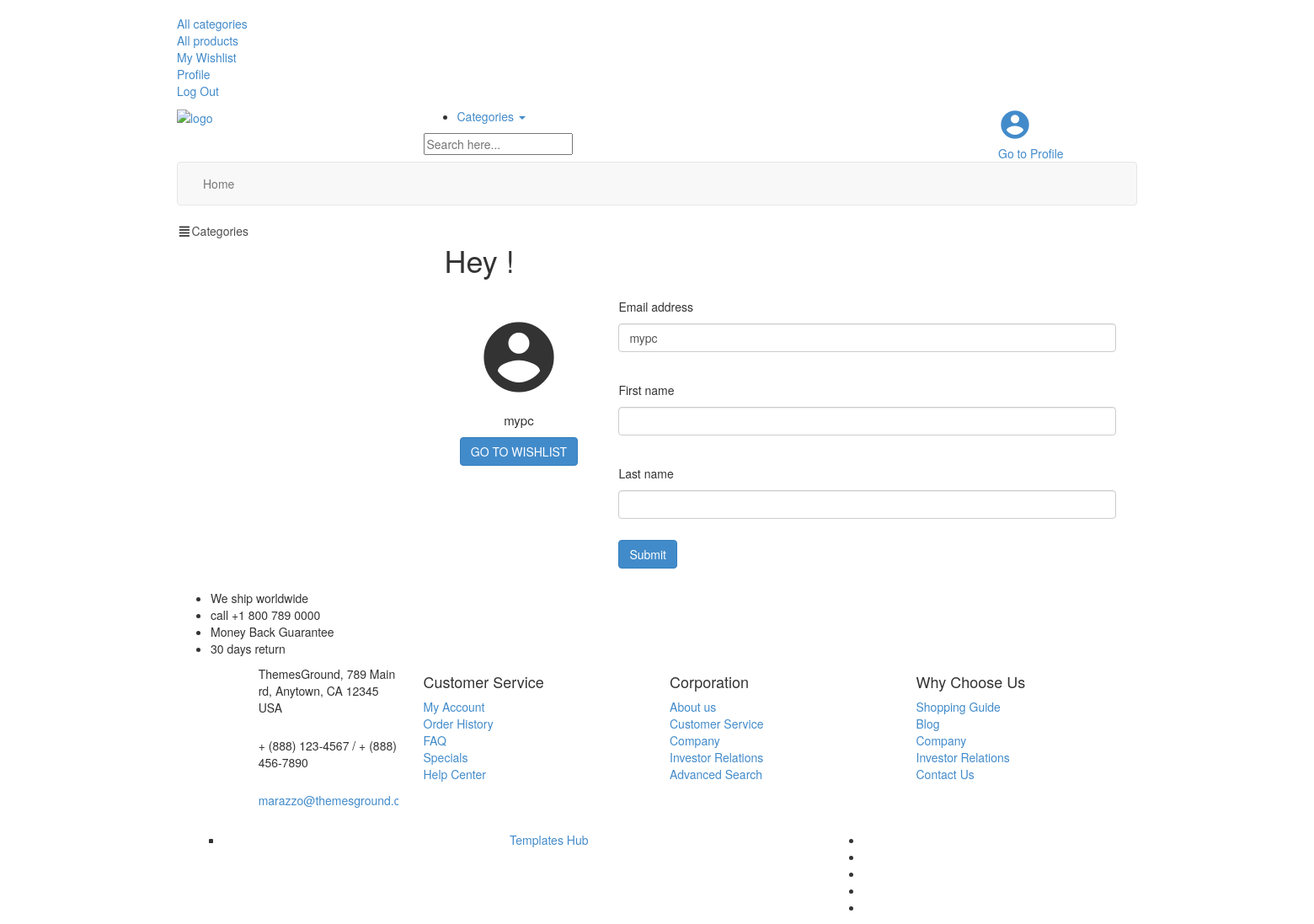
/profile/ (signed in), run on an earlier commit of the app's database.
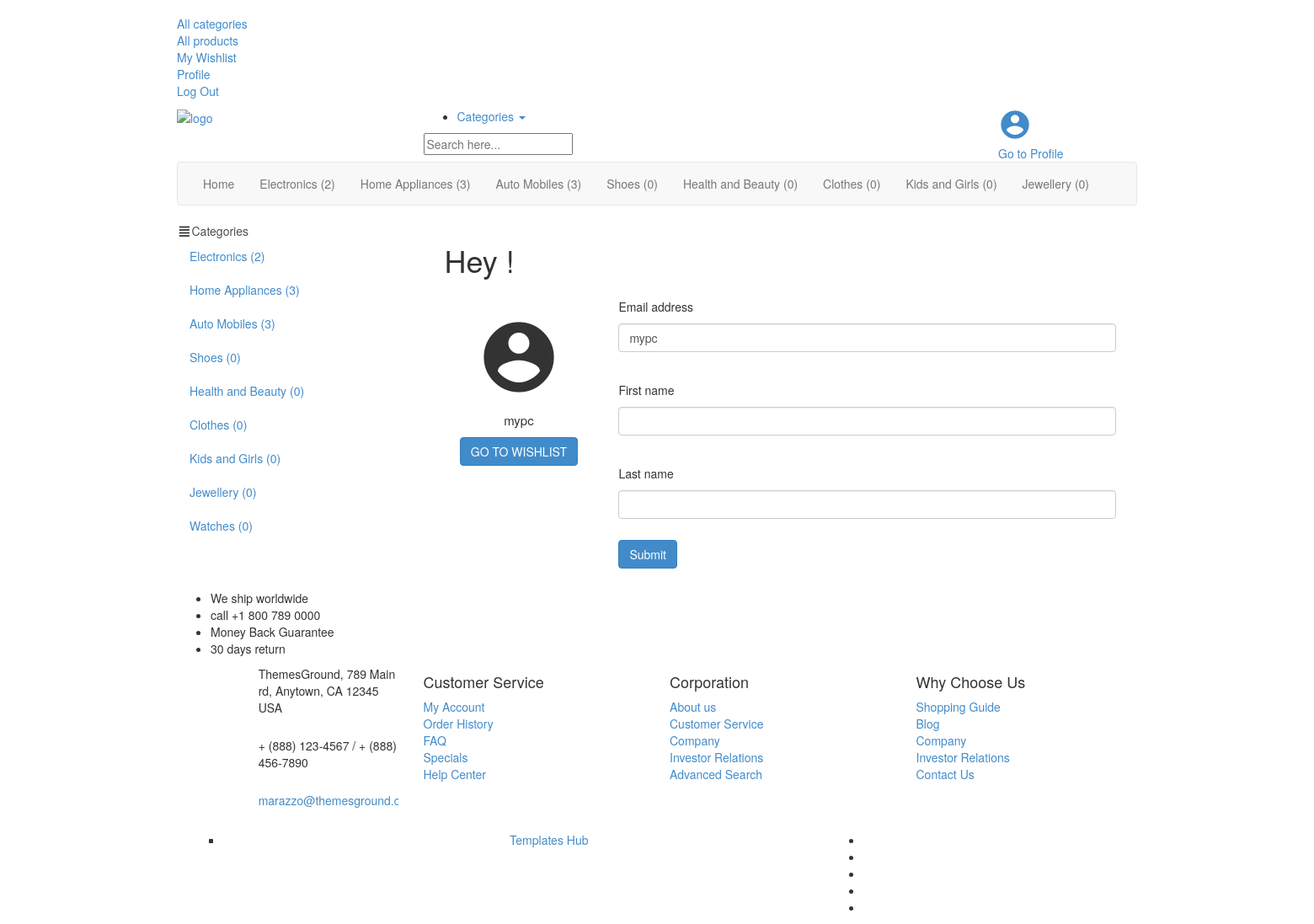
And on a later commit of the database.
### application/models.py (models this page shows, shortened)
class Category(models.Model):
    name = models.CharField(max_length=50)
    icon = models.ImageField(upload_to='category_icon/')
    def get_product_count(self):
        products = Product.objects.filter(category=self)
        return products.count()

### application/views.py (the view, shortened to what this page needs)
# urls.py: path('profile/', views.profile, name='profile'),
@login_required(login_url='application:sign_in')
def profile(request):
    form = UpdateUserForm()
    context = {'form': form}
    context['categories'] = get_all_categories()
    return render(request, 'profile.html', context)

### application/forms.py
class UpdateUserForm(UserCreationForm):
    class Meta:
        model = User
        fields = ['first_name', 'last_name','username']

### application/views.py (called while the page is built)
def get_all_categories():
    all_categories = Category.objects.all()
    return all_categories

### templates/profile.html (shortened to what this page needs)
{% extends 'inc/main_base.html' %}
{% load static %}
{% load mathfilters %}
{% block content %}
<div>
    <div class="body-content outer-top-xs">
      <div class='container'>
        <div class='row single-product'>
          <div class='col-xs-12 col-sm-12 col-md-3 sidebar'>
            {% include 'inc/side_category.html' %}
          </div>
          <div class='col-xs-12 col-sm-12 col-md-9 rht-col'>
            <section class="section featured-product" style="padding: 25px;">
              <h1 style="margin-top: 0px; margin-bottom: 25px;">Hey {{ user.first_name }}!</h1>
              <div class="body-content outer-top-vs" id="top-banner-and-menu">
                    <div class="">
                        <div class="row">
                            <div class="col-sm-3 text-center">
                                <div class="custom-card">
                                    <div style="">
                                        <br>
                                        <i class="material-icons" style="font-size: 100px;">account_circle</i>
                                    </div>
                                    <p style="font-size: 1.5rem;">
                                        {{ user.username }}</p>
                                    <a href="{% url 'application:wishlist' %}">
                                        <button type="button" class="btn btn-primary" style="margin-bottom: 25px;">GO TO WISHLIST</button>
                                    </a>
                                    <br>
                                </div>
                                <br>
                            </div>
                            <div class="col-sm-9">
                                <div class="custom-card p-3">
                                    <form method="POST" class="register-form">
                                        <div class="form-group">
                                            <p class="info-title text-lg">Email address</p>
                                            <p>
                                                <input type="email"
                                                    class="update-fields form-control unicase-form-control text-input"
                                                    id="exampleInputEmail2" name="username" value="{{ user.username }}">
                                            </p>
                                        </div>
                                        <br>
                                        <div class="form-group">
                                                <p class="info-title text-lg">First name</p>
                                            <p>
                                                <input type="text"
                                                    class="update-fields form-control unicase-form-control text-input"
                                                    id="exampleInputEmail2" name="first_name" value="{{ user.first_name }}">
                                            </p>
                                        </div>
                                        <br>
                                        <div class="form-group">
                                            <p class="info-title text-lg">Last name</p>
                                            <p>
                                                <input type="text"
                                                    class="update-fields form-control unicase-form-control text-input"
                                                    id="exampleInputEmail2" name="last_name" value="{{ user.last_name }}">
                                            </p>
                                        </div>
                                        <div class="container">
                                        </div>
                                        <button type="submit" class="btn-upper btn btn-primary checkout-page-button">Submit</button>
                                    </form>
                                </div>
                            </div>
                        </div>
                    </div>
              </div>
            </section>
          </div>
        </div>
      </div>
    </div>
    {% include 'inc/features.html' %}
</div>
{% endblock content %}

### templates/inc/main_base.html (shortened to what this page needs)
{% load static %}
{% load mathfilters %}
<!DOCTYPE html>
<html lang="en">
{% include 'inc/main_head.html' %}
<body class="cnt-home">
    {% include 'inc/main_navbar.html' %}
    {% block content %}
    {% endblock content %}
    {% include 'inc/main_footer.html' %}
</body>
</html>

### templates/inc/main_head.html (shortened to what this page needs)
{% load static %}
<head>
    <link rel="stylesheet" href="{% static 'assets/css/bootstrap.min.css' %}">
    <link rel="stylesheet" href="{% static 'assets/css/main.css' %}">
    <link rel="stylesheet" href="{% static 'assets/css/blue.css' %}">
    <link rel="stylesheet" href="{% static 'assets/css/owl.carousel.css' %}">
    <link rel="stylesheet" href="{% static 'assets/css/owl.transitions.css' %}">
    <link rel="stylesheet" href="{% static 'assets/css/animate.min.css' %}">
    <link rel="stylesheet" href="{% static 'assets/css/rateit.css' %}">
    <link rel="stylesheet" href="{% static 'assets/css/bootstrap-select.min.css' %}">
    <link rel="stylesheet" href="{% static 'assets/css/custom.css' %}">
    <link rel="stylesheet" href="{% static 'assets/css/font-awesome.css' %}">
    <link rel="stylesheet" href="{% static 'assets/css/custom_css.css' %}">
    <link href="https://cdnjs.cloudflare.com/ajax/libs/font-awesome/5.13.0/css/all.min.css" rel="stylesheet">
</head>

### templates/inc/main_navbar.html (shortened to what this page needs)
{% load static %}
<header class="header-style-1">
    <div class="top-bar animate-dropdown">
      <div class="container">
        <div class="header-top-inner">
          <div class="cnt-account">
            <ul style="margin-top: 1.8rem;" class="list-unstyled">
            <li class="check"><a href="{% url 'application:all-categories' %}"><span class="menu-link">All categories</span></a></li>
              <li class="check"><a href="{% url 'application:all-products' %}"><span class="menu-link">All products</span></a></li>
              {% if user.is_authenticated %}
              <li class="wishlist"><a href="{% url 'application:wishlist' %}"><span class="menu-link">My Wishlist</span></a></li>
              <li class="check"><a href="{% url 'application:profile' %}"><span class="menu-link">Profile</span></a></li>
              <li class="login"><a href="{% url 'application:sign_out' %}"><span class="menu-link">Log Out</span></a>
              </li>
              {% else %}
              <li class="login"><a href="{% url 'application:sign_in' %}"><span class="menu-link">Log In</span></a></li>
              <li class="login"><a href="{% url 'application:sign_up' %}"><span class="menu-link">Sign Up</span></a>
              </li>
              {% endif %}
            </ul>
          </div>
        </div>
      </div>
    </div>
    <div class="main-header">
      <div class="container">
        <div class="row">
          <div class="col-xs-12 col-sm-12 col-md-3 logo-holder">
            <div class="logo"> <a href="{% url 'application:home' %}"> <img src="{% static 'assets/images/logo.png' %}" alt="logo"> </a>
            </div>
          </div>
          <div class="col-lg-7 col-md-6 col-sm-8 col-xs-12 top-search-holder">
            <div class="search-area">
              <form>
                <div class="control-group">
                  <ul class="categories-filter animate-dropdown">
                    <li class="dropdown"> <a class="dropdown-toggle" data-toggle="dropdown"
                        href="{% url 'application:all_categories' %}">Categories <b class="caret"></b></a>
                    </li>
                  </ul>
                  <input class="search-field" placeholder="Search here..." />
                </div>
              </form>
            </div>
          </div>
          <div class="col-lg-2 col-md-3 col-sm-4 col-xs-12 animate-dropdown top-cart-row">
            <div class="dropdown dropdown-cart"> <a href="{% url 'application:profile' %}" class="dropdown-toggle lnk-cart">
                <div class="items-cart-inner">
                  <div class="profile">
                      <i class="material-icons" style="font-size:40px;">account_circle</i>
                    <div class="total-price-basket"> <span class="lbl">Go to</span> <span
                        class="value">Profile</span> </div>
                  </div>
                </div>
              </a>
            </div>
          </div>
        </div>
      </div>
    </div>
    <div class="header-nav animate-dropdown">
      <div class="container">
        <div class="yamm navbar navbar-default" role="navigation">
          <div class="nav-bg-class">
            <div class="navbar-collapse collapse" id="mc-horizontal-menu-collapse">
              <div class="nav-outer">
                <ul class="nav navbar-nav">
                  <li class="{% if home %}active{% endif %} dropdown"> <a href="{% url 'application:home' %}">Home</a> </li>
                  {% for category in categories %}
                  {% if forloop.counter < 9 %}
                  <li class=" dropdown hidden-sm"> <a href="{% url 'application:category' category.id %}">{{ category.name }} ({{ category.get_product_count }})</a> </li>
                  {% endif %}
                  {% endfor %}
                </ul>
                <div class="clearfix"></div>
              </div>
            </div>
          </div>
        </div>
      </div>
    </div>
  </header>

### templates/inc/side_category.html
<div class="side-menu animate-dropdown outer-bottom-xs">
    <div class="head"><i class="icon fa fa-align-justify fa-fw"></i><a style="color: rgb(77, 77, 77);"
        href="{% url 'application:all_categories' %}">Categories</a></div>
    <nav class="yamm megamenu-horizontal">
      <ul class="nav">
        {% for category in categories %}
        <li class="dropdown menu-item {% if my_cat %}{% if my_cat.id == category.id %}cat_active{% endif %}{% endif %}">
            <a href="{% url 'application:category' category.id %}">{{ category.name }} ({{ category.get_product_count }})</a>
        </li>
        {% endfor %}
      </ul>
    </nav>
  </div>

### templates/inc/features.html (shortened to what this page needs)
{% load static %}
<div class="row our-features-box">
    <div class="container">
      <ul>
        <li>
          <div class="feature-box">
            <div class="content-blocks">We ship worldwide</div>
          </div>
        </li>
        <li>
          <div class="feature-box">
            <div class="content-blocks">call
              +1 800 789 0000</div>
          </div>
        </li>
        <li>
          <div class="feature-box">
            <div class="content-blocks">Money Back Guarantee</div>
          </div>
        </li>
        <li>
          <div class="feature-box">
            <div class="content">30 days return</div>
          </div>
        </li>
      </ul>
    </div>
  </div>

### templates/inc/main_footer.html (shortened to what this page needs)
{% load static %}
  <footer id="footer" class="footer color-bg">
    <div class="footer-bottom">
      <div class="container">
        <div class="row">
          <div class="col-xs-12 col-sm-6 col-md-3">
            <div class="address-block">
              <div class="module-body">
                <ul class="toggle-footer">
                  <li class="media">
                    <div class="pull-left"> <span class="icon fa-stack fa-lg"> <i
                          class="fa fa-map-marker fa-stack-1x fa-inverse"></i> </span> </div>
                    <div class="media-body">
                      <p>ThemesGround, 789 Main rd, Anytown, CA 12345 USA</p>
                    </div>
                  </li>
                  <li class="media">
                    <div class="pull-left"> <span class="icon fa-stack fa-lg"> <i
                          class="fa fa-mobile fa-stack-1x fa-inverse"></i> </span> </div>
                    <div class="media-body">
                      <p> + (888) 123-4567 / + (888) 456-7890</p>
                    </div>
                  </li>
                  <li class="media">
                    <div class="pull-left"> <span class="icon fa-stack fa-lg"> <i
                          class="fa fa-envelope fa-stack-1x fa-inverse"></i> </span> </div>
                    <div class="media-body"> <span><a href="#">marazzo@themesground.com</a></span> </div>
                  </li>
                </ul>
              </div>
            </div>
          </div>
          <div class="col-xs-12 col-sm-6 col-md-3">
            <div class="module-heading">
              <h4 class="module-title">Customer Service</h4>
            </div>
            <div class="module-body">
              <ul class='list-unstyled'>
                <li class="first"><a href="#" title="Contact us">My Account</a></li>
                <li><a href="#" title="About us">Order History</a></li>
                <li><a href="#" title="faq">FAQ</a></li>
                <li><a href="#" title="Popular Searches">Specials</a></li>
                <li class="last"><a href="#" title="Where is my order?">Help Center</a></li>
              </ul>
            </div>
          </div>
          <div class="col-xs-12 col-sm-6 col-md-3">
            <div class="module-heading">
              <h4 class="module-title">Corporation</h4>
            </div>
            <div class="module-body">
              <ul class='list-unstyled'>
                <li class="first"><a title="Your Account" href="#">About us</a></li>
                <li><a title="Information" href="#">Customer Service</a></li>
                <li><a title="Addresses" href="#">Company</a></li>
                <li><a title="Addresses" href="#">Investor Relations</a></li>
                <li class="last"><a title="Orders History" href="#">Advanced Search</a></li>
              </ul>
            </div>
          </div>
          <div class="col-xs-12 col-sm-6 col-md-3">
            <div class="module-heading">
              <h4 class="module-title">Why Choose Us</h4>
            </div>
            <div class="module-body">
              <ul class='list-unstyled'>
                <li class="first"><a href="#" title="About us">Shopping Guide</a></li>
                <li><a href="#" title="Blog">Blog</a></li>
                <li><a href="#" title="Company">Company</a></li>
                <li><a href="#" title="Investor Relations">Investor Relations</a></li>
                <li class=" last"><a href="contact-us.html" title="Suppliers">Contact Us</a></li>
              </ul>
            </div>
          </div>
        </div>
      </div>
    </div>
    <div class="copyright-bar">
      <div class="container">
        <div class="col-xs-12 col-sm-4 no-padding social">
        </div>
        <div class="col-xs-12 col-sm-4 no-padding copyright"><a target="_blank"
            href="https://www.templateshub.net">Templates Hub</a> </div>
        <div class="col-xs-12 col-sm-4 no-padding">
          <div class="clearfix payment-methods">
            <ul>
              <li><img src="{% static 'assets/images/payments/1.png' %}" alt=""></li>
              <li><img src="{% static 'assets/images/payments/2.png' %}" alt=""></li>
              <li><img src="{% static 'assets/images/payments/3.png' %}" alt=""></li>
              <li><img src="{% static 'assets/images/payments/4.png' %}" alt=""></li>
              <li><img src="{% static 'assets/images/payments/5.png' %}" alt=""></li>
            </ul>
          </div>
        </div>
      </div>
    </div>
  </footer>

What changed in the data, as far as the page shows it:
added Category: name "Electronics", get_product_count "2"
added Category: name "Home Appliances", get_product_count "3"
added Category: name "Auto Mobiles", get_product_count "3"
added Category: name "Shoes", get_product_count "0"
added Category: name "Health and Beauty", get_product_count "0"
added Category: name "Clothes", get_product_count "0"
added Category: name "Kids and Girls", get_product_count "0"
added Category: name "Jewellery", get_product_count "0"
added Category: name "Watches", get_product_count "0"
